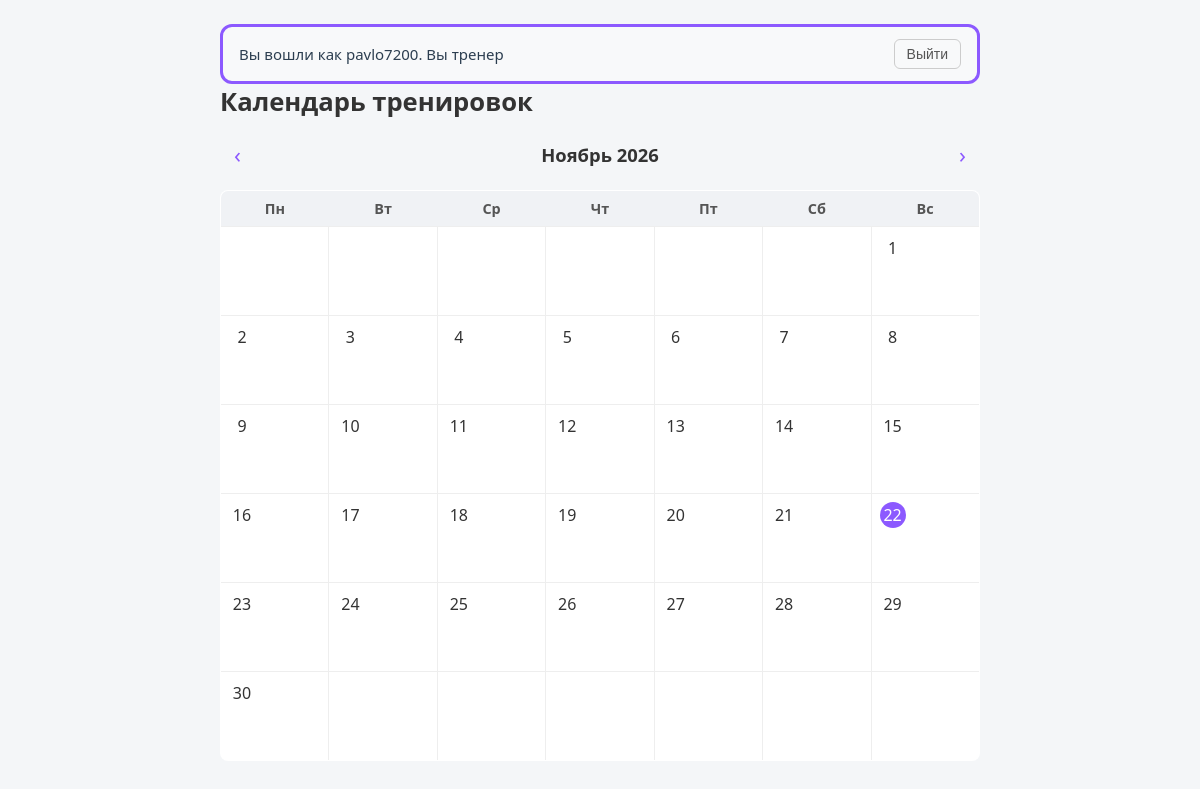
Page / (signed in) on the earlier database version.
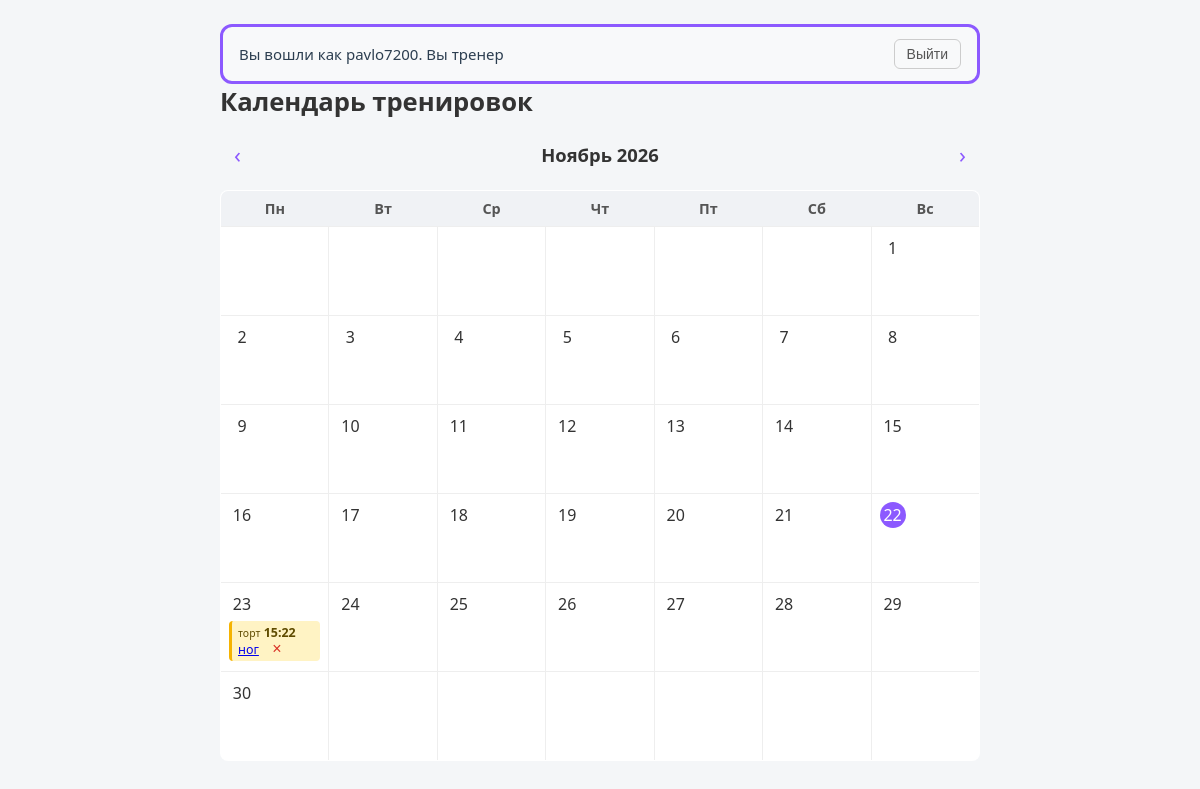
Same page on the later database version.
### app.py (models this page shows, shortened)
class User(UserMixin, db.Model):  # создает нашего пользователя с характеристиками
    id = db.Column(db.Integer, primary_key=True)
    username = db.Column(db.String(50), unique=True)
    password_hash = db.Column(db.String(200))
    role = db.Column(db.String(20), default="client")  # разделение доступа

class Train(db.Model):  # тренировка = событие в календаре
    id = db.Column(db.Integer, primary_key=True)
    year = db.Column(db.Integer, nullable=False)
    month = db.Column(db.Integer, nullable=False)
    day = db.Column(db.Integer, nullable=False)
    time = db.Column(db.String(5), nullable=False)
    title = db.Column(db.String(100), nullable=False)
    user_id = db.Column(db.Integer, db.ForeignKey("user.id"))  # кто создал (клиент)
    exercises = db.relationship("TrainList", backref="train",
                                cascade="all, delete-orphan")  # при удалении тренировки удалятся упражнения
    comments = db.relationship("Comment", backref="train",
                               cascade="all, delete-orphan")  # и комментарии тоже

### app.py (the view)
@app.route("/")
@login_required
def index():  # календарь
    today = date.today()
    year = request.args.get("year", default=today.year, type=int)
    month = request.args.get("month", default=today.month, type=int)
    selected_date = request.args.get("date")
    weeks = calendar.monthcalendar(year, month)
    if current_user.role == "trainer":
        rows = (Train.query
                .filter_by(year=year, month=month)
                .order_by(Train.day, Train.time)
                .all())
    else:
        rows = (Train.query
                .filter_by(user_id=current_user.id, year=year, month=month)
                .order_by(Train.day, Train.time)
                .all())
    usernames = {}
    for u in db.session.scalars(db.select(User)).all():
        usernames[u.id] = u.username
    events = {}
    for e in rows:
        events.setdefault(e.day, []).append(
            (e.time, e.title, e.id, usernames.get(e.user_id, "—"))
        )
    prev_y, prev_m = (year - 1, 12) if month == 1 else (year, month - 1)
    next_y, next_m = (year + 1, 1) if month == 12 else (year, month + 1)
    return render_template(
        "calendar.html",
        weeks=weeks,
        year=year,
        month=month,
        month_name=MONTHS[month - 1],
        weekdays=WEEKDAYS,
        prev=(prev_y, prev_m),
        next=(next_y, next_m),
        events=events,
        today=today,
        selected_date=selected_date,
        is_trainer=(current_user.role == "trainer"),
    )

### app.py (called while the page is built)
@login_manager.user_loader
def load_user(user_id):  # позволяет совершать быстрый вход
    return db.session.get(User, int(user_id))

### templates/calendar.html (shortened to what this page needs)
{% extends "base.html" %}
{% block content %}
<h1>Календарь тренировок</h1>
<div class="nav">
    <a href="{{ url_for('index', year=prev[0], month=prev[1]) }}" title="Предыдущий месяц">&lsaquo;</a>
    <span class="month-name">{{ month_name }} {{ year }}</span>
    <a href="{{ url_for('index', year=next[0], month=next[1]) }}" title="Следующий месяц">&rsaquo;</a>
</div>
<table class="calendar">
    <thead>
    <tr>{% for w in weekdays %}
        <th>{{ w }}</th>
        {% endfor %}
    </tr>
    </thead>
    <tbody>
    {% for week in weeks %}
    <tr>
        {% for day in week %}
        {% if day != 0 %}
        <td class="day {% if today.year == year and today.month == month and today.day == day %}today{% endif %}">
            <a class="daylink"
               href="{{ url_for('index', year=year, month=month, date='%04d-%02d-%02d' % (year, month, day)) }}">
                <span class="num">{{ day }}</span>
            </a>
            {% if day in events %}
            {% for event in events[day] %}
            <div class="event">
                {% if is_trainer %}<small>{{ event[3] }}</small>{% endif %}
                {% if event[0] %}
                <time>{{ event[0] }}</time>
                {% endif %}
                <a href="{{ url_for('train_page', train_id=event[2]) }}">{{ event[1] }}</a>
                <form action="{{ url_for('delete_event') }}" method="post" style="display:inline;">
                    <button type="submit" class="btn-delete" title="Удалить тренировку">×</button>
                </form>
            </div>
            {% endfor %}
            {% endif %}
        </td>
        {% else %}
        <td class="day empty">&nbsp;</td>
        {% endif %}
        {% endfor %}
    </tr>
    {% endfor %}
    </tbody>
</table>
{% endblock %}

### templates/base.html (shortened to what this page needs)
<!doctype html>
<html lang="ru">
<head>
    <link rel="stylesheet" href="{{ url_for('static', filename='style.css') }}">
</head>
<body>
<div class="container">
    {% if current_user.is_authenticated %}
    <header class="top-bar">
        <p>Вы вошли как {{ current_user.username }}. Вы
            {% if current_user.role=='trainer' %}
            тренер
            {% else %}
            клиент
            {% endif %}</p>
        <form method="post" action="{{ url_for('logout') }}">
            <button>Выйти</button>
        </form>
    </header>
    {% endif %}
    {% block content %}
    {% endblock %}
</div>
</body>
</html>

### static/style.css (style rules this page uses)
body { font-family: "Segoe UI", Arial, sans-serif; background: #f4f6f8; margin: 0; padding: 24px; color: #333; }
.container { max-width: 760px; margin: 0 auto; }
h1 { margin: 0 0 16px; font-size: 1.6em; }
.nav { display: flex; align-items: center; justify-content: space-between; margin-bottom: 16px; }
.nav a { text-decoration: none; font-size: 1.4em; color: #8c59ff; padding: 4px 14px; border-radius: 6px; }
.nav .month-name { font-weight: 600; font-size: 1.15em; }
table.calendar { width: 100%; border-collapse: collapse; background: #fff; border: 1px solid #e0e0e0; border-radius: 8px; overflow: hidden; }
table.calendar th { background: #f0f2f5; padding: 8px; font-size: 0.9em; color: #555; }
td.day { border: 1px solid #eee; padding: 8px; height: 72px; vertical-align: top; width: 14.28%; }
.num { display: inline-block; width: 26px; height: 26px; line-height: 26px; text-align: center; border-radius: 50%; font-weight: 500; }
td.today .num { background: #8C59FF; color: #fff; }
.event { margin-top: 4px; background: #fff3c4; border-left: 3px solid #f5b301; border-radius: 4px; padding: 3px 6px; font-size: 0.78em; color: #5f4b00; overflow: hidden; text-overflow: ellipsis; }
.event time { font-weight: 600; margin-right: 4px; }
a.daylink { display: block; color: inherit; text-decoration: none; cursor: pointer; }
.top-bar { display: flex; justify-content: space-between; align-items: center; padding: 12px 16px; background-color: #f8f9fa; border: 3px solid #8C59FF; border-radius: 12px; color: #2c3e50; font-size: 15px; }
.top-bar p { margin: 0; font-weight: 500; }
.top-bar button { background: none; border: 1px solid #ccc; padding: 6px 12px; border-radius: 6px; cursor: pointer; font-size: 14px; color: #555; }
.btn-delete { background: none; border: none; color: #d93025; cursor: pointer; font-size: 1rem; line-height: 1; padding: 0 4px; margin-left: 6px; }

Differences in the rows shown:
added User: username "торт"
added Train: time "15:22", title "ног"
